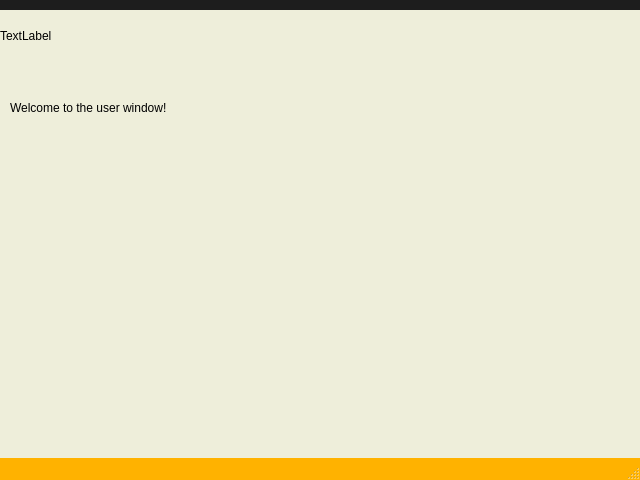
<?xml version="1.0" encoding="UTF-8"?>
<ui version="4.0">
 <class>UserWindow</class>
 <widget class="QMainWindow" name="UserWindow">
  <property name="geometry">
   <rect>
    <x>0</x>
    <y>0</y>
    <width>640</width>
    <height>480</height>
   </rect>
  </property>
  <property name="windowTitle">
   <string>Steganogram</string>
  </property>
  <property name="styleSheet">
   <string notr="true">QMainWindow{
background-color:#EEEEDA;
}

QMenuBar{
background-color:#1d1d1d;
padding:5px;
	font: 12pt &quot;MS Shell Dlg 2&quot;;
}

QMenuBar::item{
background-color:#1d1d1d;
color:#fff;
padding:5px;

}

QMenu{
color:#fff;
padding:0;
}

QMenu::item:selected{
color:#fff;
background-color:#00aba9;
}

QGroupBox {
    background-color: #FFB200;
}

QTableWidget{
background-color:#3d3d3d;
color:#fff;
  selection-background-color: #da532c;
border:solid;
border-width:3px;
border-color:#da532c;
}
QHeaderView::section{
background-color:qlineargradient(spread:pad, x1:0, y1:0, x2:1, y2:0, stop:0 rgba(20, 158, 217, 255), stop:1 rgba(36, 158, 217, 255));
border:none;
border-top-style:solid;
border-width:1px;
border-top-color:qlineargradient(spread:pad, x1:0, y1:0, x2:1, y2:0, stop:0 rgba(20, 158, 217, 255), stop:1 rgba(36, 158, 217, 255));
color:#fff;

}
QHeaderView{
background-color:qlineargradient(spread:pad, x1:0, y1:0, x2:1, y2:0, stop:0 rgba(20, 158, 217, 255), stop:1 rgba(36, 158, 217, 255));

border:none;
border-top-style:solid;
border-width:1px;
border-top-color:#149ED9;
color:#fff;
	font: 75 12pt &quot;Calibri&quot;;
}

QTableCornerButton::section{
border:none;
background-color:#149ED9;
}

QListWidget{
background-color:#6A6A6A;
color:#fff;
}

QMenu{
background-color:#FFB200;
}
QStatusBar{
background-color:#FFB200;
color:#fff;
}

QPushButton{
border-style:solid;

background-color:#3d3d3d;
color:#fff;
border-radius:7px;
}
QPushButton:hover{
color:#ccc;
	background-color: qlineargradient(spread:pad, x1:0.517, y1:0, x2:0.517, y2:1, stop:0 rgba(45, 45, 45, 255), stop:0.505682 rgba(45, 45, 45, 255), stop:1 rgba(29, 29, 29, 255));
	border-color:#2d89ef;
border-width:2px;
}

QPushButton:pressed{
background-color: qlineargradient(spread:pad, x1:0.517, y1:0, x2:0.517, y2:1, stop:0 rgba(29, 29, 29, 255), stop:0.505682 rgba(45, 45, 45, 255), stop:1 rgba(29, 29, 29, 255));
}


QTabWidget::tab{
background-color:#FFB200;
}

QLineEdit{
border-radius:0;
}

QProgressBar{
border-radius:0;
text-align:center;
color:#fff;
background-color:transparent;
border: 2px solid #e3a21a;
border-radius:7px;
	font: 75 12pt &quot;Open Sans&quot;;

}

QProgressBar::chunk{
background-color:#2d89ef;
width:20px;
}</string>
  </property>
  <widget class="QWidget" name="centralwidget">
   <widget class="QLabel" name="label">
    <property name="geometry">
     <rect>
      <x>10</x>
      <y>90</y>
      <width>191</width>
      <height>16</height>
     </rect>
    </property>
    <property name="text">
     <string>Welcome to the user window!</string>
    </property>
   </widget>
   <widget class="QLabel" name="LogoLabel">
    <property name="geometry">
     <rect>
      <x>0</x>
      <y>0</y>
      <width>51</width>
      <height>51</height>
     </rect>
    </property>
    <property name="text">
     <string>TextLabel</string>
    </property>
   </widget>
  </widget>
  <widget class="QMenuBar" name="menubar">
   <property name="geometry">
    <rect>
     <x>0</x>
     <y>0</y>
     <width>640</width>
     <height>36</height>
    </rect>
   </property>
  </widget>
  <widget class="QStatusBar" name="statusbar"/>
 </widget>
 <resources/>
 <connections/>
</ui>
